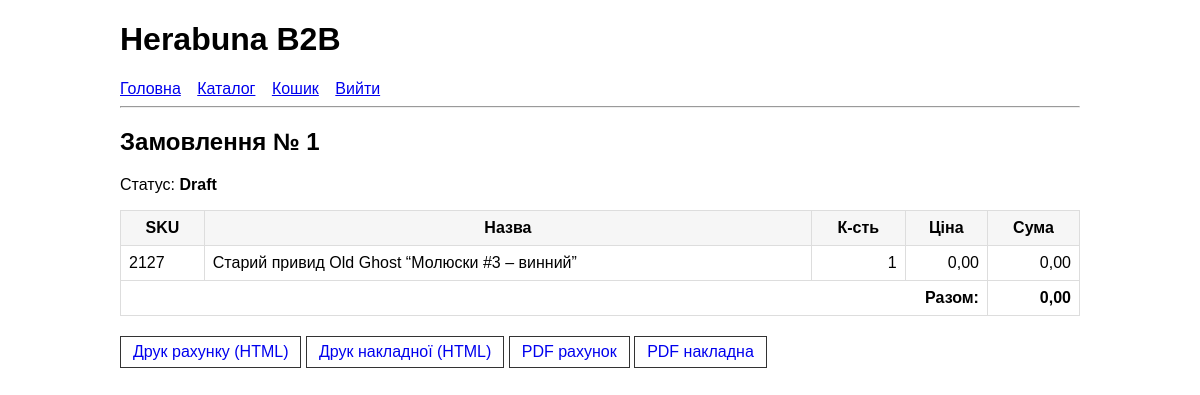
Page /orders/1/ (signed in) on the committed database.
### b2b/models.py (models this page shows, shortened)
class Order(models.Model):
    STATUS_CHOICES=[('draft','Draft'),('submitted','Submitted'),('confirmed','Confirmed'),('fulfilled','Fulfilled'),('cancelled','Cancelled')]
    dealer=models.ForeignKey(Dealer,on_delete=models.PROTECT)
    created_at=models.DateTimeField(default=timezone.now)
    status=models.CharField(max_length=16,choices=STATUS_CHOICES,default='draft')
    subtotal=models.DecimalField(max_digits=12,decimal_places=2,default=0)
    total=models.DecimalField(max_digits=12,decimal_places=2,default=0)
    note=models.TextField(blank=True)

class OrderItem(models.Model):
    order=models.ForeignKey(Order,related_name='items',on_delete=models.CASCADE)
    product=models.ForeignKey(Product,on_delete=models.PROTECT)
    qty=models.PositiveIntegerField(default=1)
    price=models.DecimalField(max_digits=10,decimal_places=2)
    @property
    def line_total(self): return self.qty*self.price
    class Meta: unique_together=('order','product')

class Product(models.Model):
    sku=models.CharField(max_length=64,unique=True)
    name=models.CharField(max_length=255)
    wholesale_price=models.DecimalField(max_digits=10,decimal_places=2,default=0)
    retail_price=models.DecimalField(max_digits=10,decimal_places=2,default=0)
    stock_qty=models.IntegerField(default=0)
    is_active=models.BooleanField(default=True)
    woo_id=models.BigIntegerField(null=True,blank=True)

### b2b/views.py (the view)
# urls.py: path('orders/<int:order_id>/',views.order_detail,name='order_detail'),
@login_required
def order_detail(request, order_id):
    order = get_object_or_404(Order, id=order_id, dealer=request.user)
    return render(request, 'b2b/order_detail.html', {'order': order})

### b2b/templates/b2b/order_detail.html
{% extends "b2b/base.html" %}
{% block content %}
<h2>Замовлення № {{ order.id }}</h2>
<p>Статус: <strong>{{ order.get_status_display }}</strong></p>
<table>
  <tr><th>SKU</th><th>Назва</th><th>К-сть</th><th>Ціна</th><th>Сума</th></tr>
  {% for i in order.items.all %}
  <tr>
    <td>{{ i.product.sku }}</td>
    <td>{{ i.product.name }}</td>
    <td class="right">{{ i.qty }}</td>
    <td class="right">{{ i.price }}</td>
    <td class="right">{{ i.line_total }}</td>
  </tr>
  {% endfor %}
  <tr><td colspan="4" class="right"><strong>Разом:</strong></td><td class="right"><strong>{{ order.total }}</strong></td></tr>
</table>
<p>
  <a class="btn" href="{% url 'b2b:invoice_print' order.id %}">Друк рахунку (HTML)</a>
  <a class="btn" href="{% url 'b2b:waybill_print' order.id %}">Друк накладної (HTML)</a>
  <a class="btn" href="{% url 'b2b:invoice_pdf' order.id %}">PDF рахунок</a>
  <a class="btn" href="{% url 'b2b:waybill_pdf' order.id %}">PDF накладна</a>
</p>
{% endblock %}

### b2b/templates/b2b/base.html (style rules this page uses)
body { font-family: Arial, sans-serif; margin: 20px; }
table { width: 100%; border-collapse: collapse; }
th, td { border: 1px solid #ddd; padding: 8px; }
th { background: #f6f6f6; }
.right { text-align: right; }
.btn { display: inline-block; padding: 6px 12px; border: 1px solid #333; text-decoration: none; margin: 4px 0; }

### rows in the picture
Order: id "1", status "Draft", total "0,00"
OrderItem: product.sku "2127", product.name "Старий привид Old Ghost “Молюски #3 – винний”", qty "1", price "0,00", line_total "0,00"
